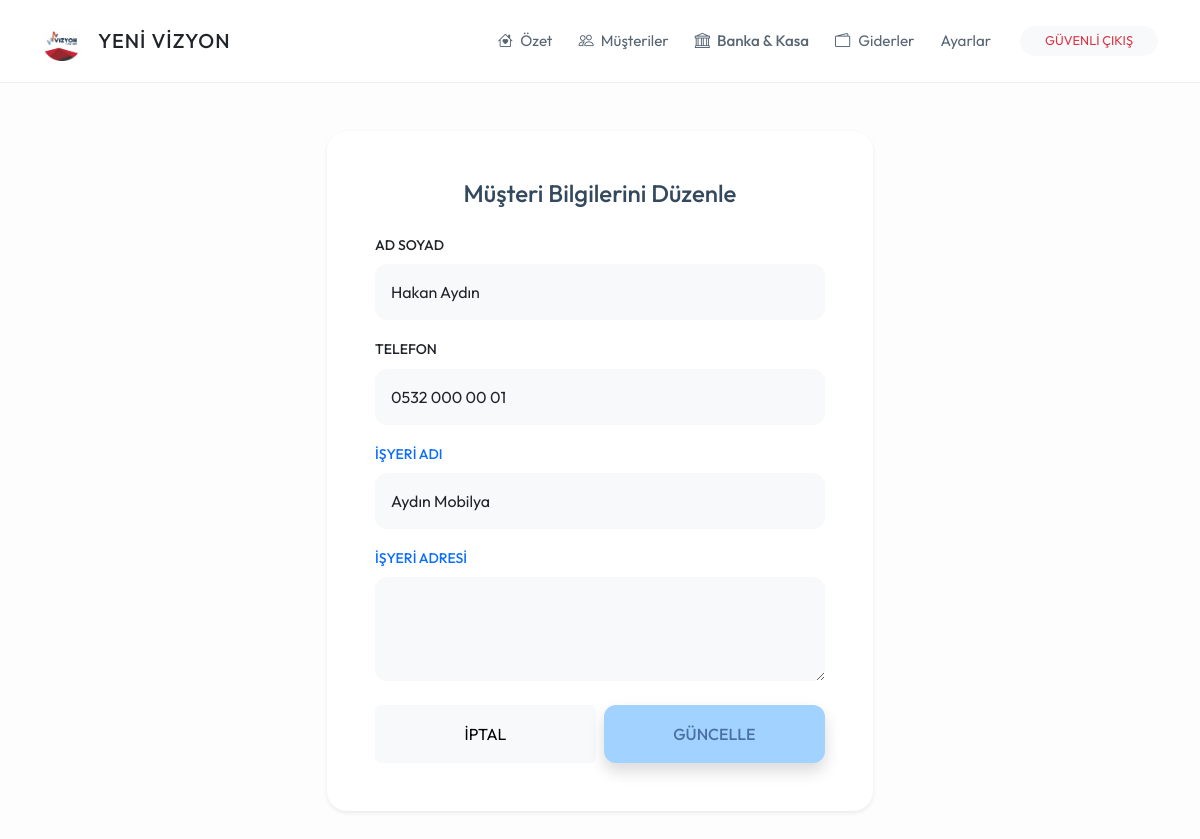
The page /musteri_duzenle/1 (signed in) on the database its author committed.
### models.py (models this page shows)
class Musteri(db.Model):
    id = db.Column(db.Integer, primary_key=True)
    ad_soyad = db.Column(db.String(100), nullable=False)
    telefon = db.Column(db.String(20))
    isyeri_adi = db.Column(db.String(200))
    isyeri_adresi = db.Column(db.Text)
    durum = db.Column(db.String(20), default='Aktif')
    isler = db.relationship('IsKaydi', backref='sahibi', lazy=True)
    odemeler = db.relationship('Odeme', backref='musteri', lazy=True)

### routes/musteri_isleri.py (the view, shortened to what this page needs)
@musteri_bp.route('/musteri_duzenle/<int:id>', methods=['GET', 'POST'])
def musteri_duzenle(id):
    if 'logged_in' not in session:
        return redirect(url_for('genel.index'))
    musteri = Musteri.query.get_or_404(id)
    return render_template('musteri_duzenle.html', musteri=musteri)

### templates/musteri_duzenle.html (shortened to what this page needs)
{% extends "base.html" %}
{% block content %}
<div class="row justify-content-center">
    <div class="col-md-6">
        <div class="card card-custom p-5 shadow-sm border-0">
            <h4 class="fw-bold mb-4 text-center" style="color: #34495e;">Müşteri Bilgilerini Düzenle</h4>
            <form action="/musteri_duzenle/{{ musteri.id }}" method="POST">
                <div class="mb-3">
                    <label class="form-label small fw-medium">AD SOYAD</label>
                    <input type="text" name="ad_soyad" class="form-control border-0 bg-light p-3" style="border-radius: 12px;" value="{{ musteri.ad_soyad }}" required>
                </div>
                <div class="mb-3">
                    <label class="form-label small fw-medium">TELEFON</label>
                    <input type="text" name="telefon" class="form-control border-0 bg-light p-3" style="border-radius: 12px;" value="{{ musteri.telefon or '' }}">
                </div>
                <div class="mb-3">
                    <label class="form-label small fw-medium text-primary">İŞYERİ ADI</label>
                    <input type="text" name="isyeri_adi" class="form-control border-0 bg-light p-3" style="border-radius: 12px;" value="{{ musteri.isyeri_adi or '' }}">
                </div>
                <div class="mb-4">
                    <label class="form-label small fw-medium text-primary">İŞYERİ ADRESİ</label>
                    <textarea name="isyeri_adresi" class="form-control border-0 bg-light p-3" style="border-radius: 12px;" rows="3">{{ musteri.isyeri_adresi or '' }}</textarea>
                </div>
                <div class="d-flex gap-2">
                    <a href="/musteriler" class="btn btn-light w-50 py-3">İPTAL</a>
                    <button type="submit" class="btn btn-yvr-primary w-50 py-3 shadow">GÜNCELLE</button>
                </div>
            </form>
        </div>
    </div>
</div>
{% endblock %}

### templates/base.html (style rules this page uses)
:root { --yvr-bg: #fdfdfd; --yvr-card-bg: #ffffff; --yvr-primary: #a2d2ff; --yvr-secondary: #bde0fe; --yvr-accent: #ffafcc; --yvr-text: #576574; --yvr-text-dark: #2c3e50; }
body { background-color: var(--yvr-bg); font-family: 'Outfit', sans-serif; color: var(--yvr-text); font-weight: 400; line-height: 1.6; }
h1, h2, h3, h4, h5, .fw-bold { font-weight: 500 !important; color: var(--yvr-text-dark); }
.card-custom { background: var(--yvr-card-bg); border-radius: 20px; border: none; box-shadow: 0 10px 30px rgba(0,0,0,0.02); padding: 1.5rem; }
.btn-yvr-primary { background-color: var(--yvr-primary); color: #4a6fa5; border-radius: 12px; border: none; padding: 12px 25px; font-weight: 500; transition: transform 0.2s; }

### rows shown on the page
Musteri: ad_soyad "Hakan Aydın", telefon "0532 000 00 01", isyeri_adi "Aydın Mobilya"
